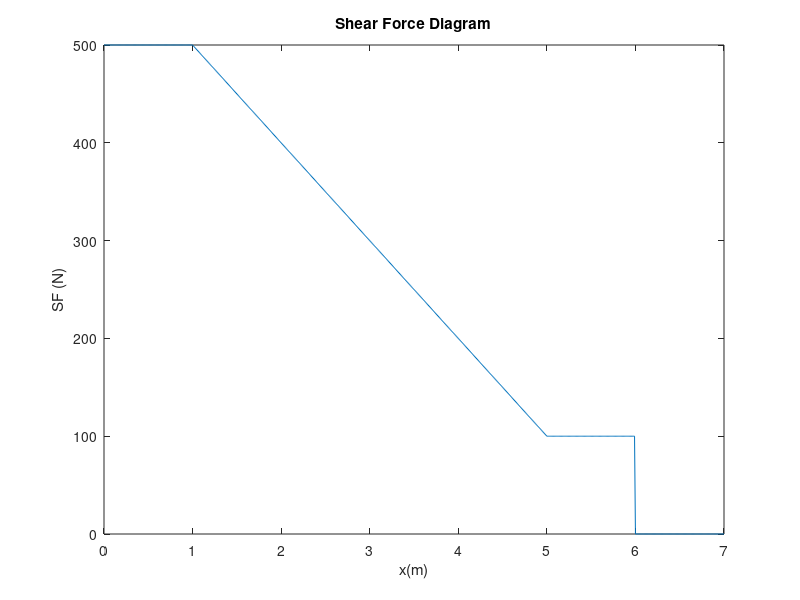
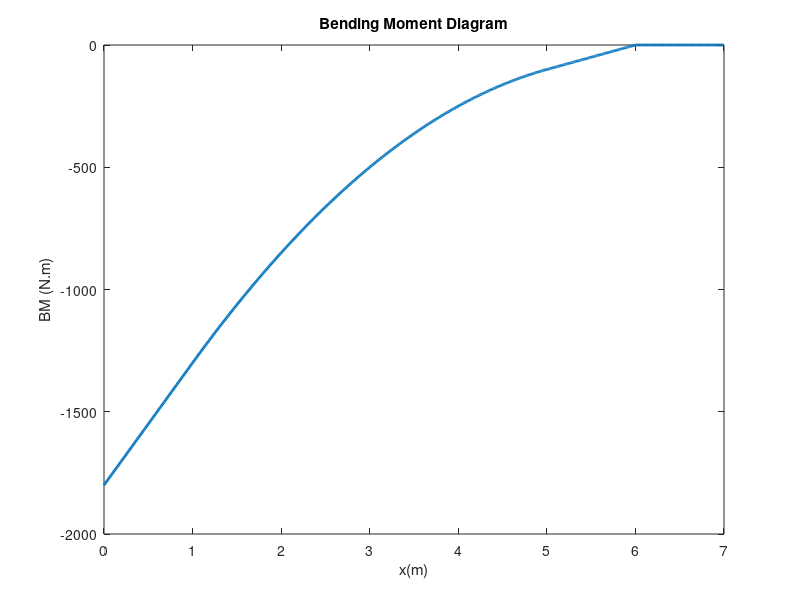

The MATLAB source for these figures, in order:
%Drawing Shear force diagrama
h=0.01;
x=[0:h:1,1:h:5,5:h:6,6:h:7];

for i=1:1:length(x)
    if x(i)<1
        SF(i)=500;
    elseif x(i)>=1 & x(i)<5
        SF(i) = 600-100*x(i);
    elseif x(i)>=5 & x(i)<6
        SF(i)=100;
    elseif x(i)>=6
        SF(i) = 0;
    end
end

figure(1)
plot(x,SF)
title('Shear Force Diagram','LineWidth',2);
xlabel('x(m)');
ylabel('SF (N)');

%Drawing Bending Moment Diagrama
for i=1:1:length(x)
    if x(i)<1
        BM(i)=-1800+500*x(i);
    elseif x(i)>=1 & x(i)<5
        BM(i) = -50*x(i)*x(i)+600*x(i)-1850;
    elseif x(i)>=5 & x(i)<6
        BM(i)=100*x(i)-600;
    elseif x(i)>=6
        BM(i) = 0;
    end
end

figure(2)
plot(x,BM,'LineWidth',2)
title('Bending Moment Diagram');
xlabel('x(m)');
ylabel('BM (N.m)');
